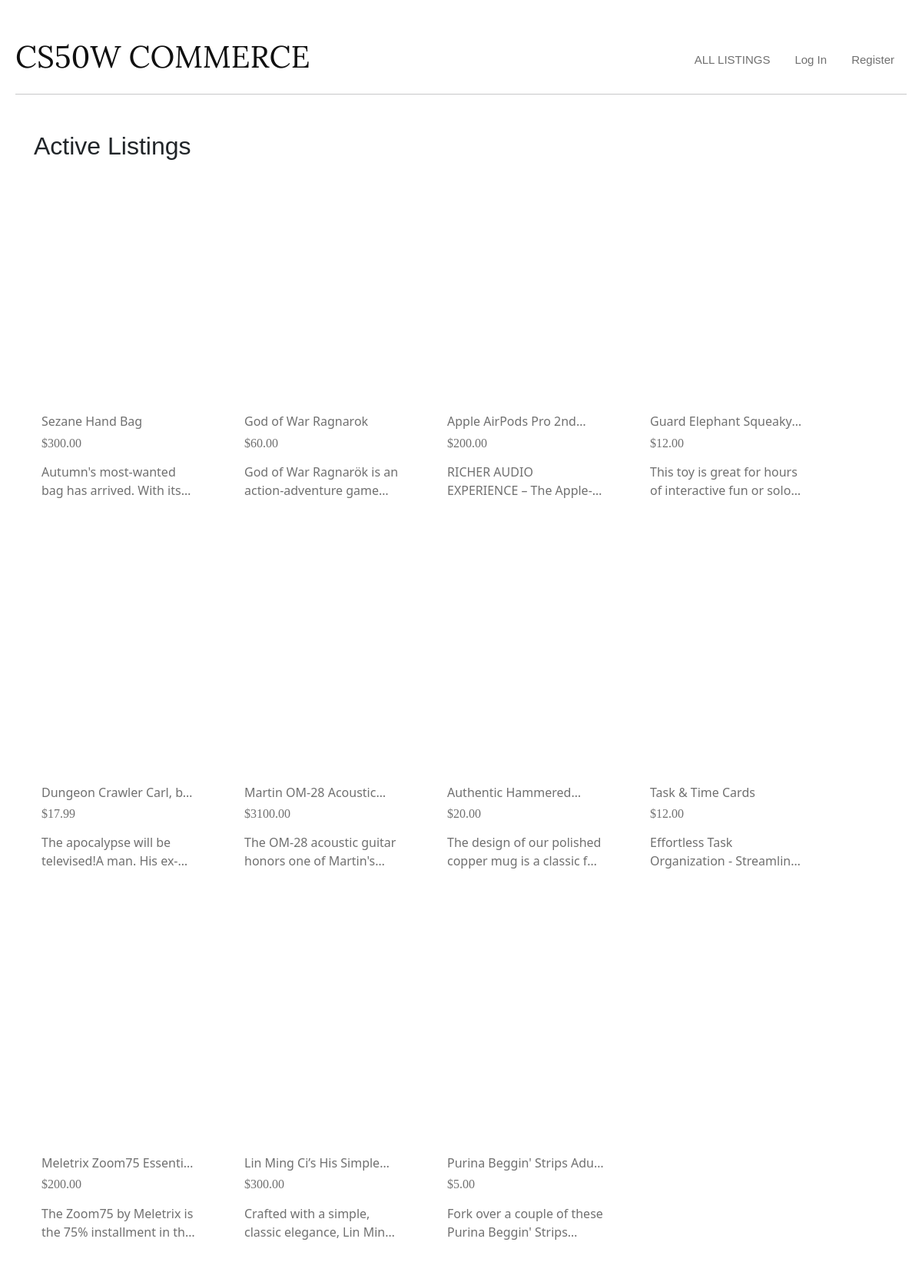
/, run on an earlier commit of the app's database.
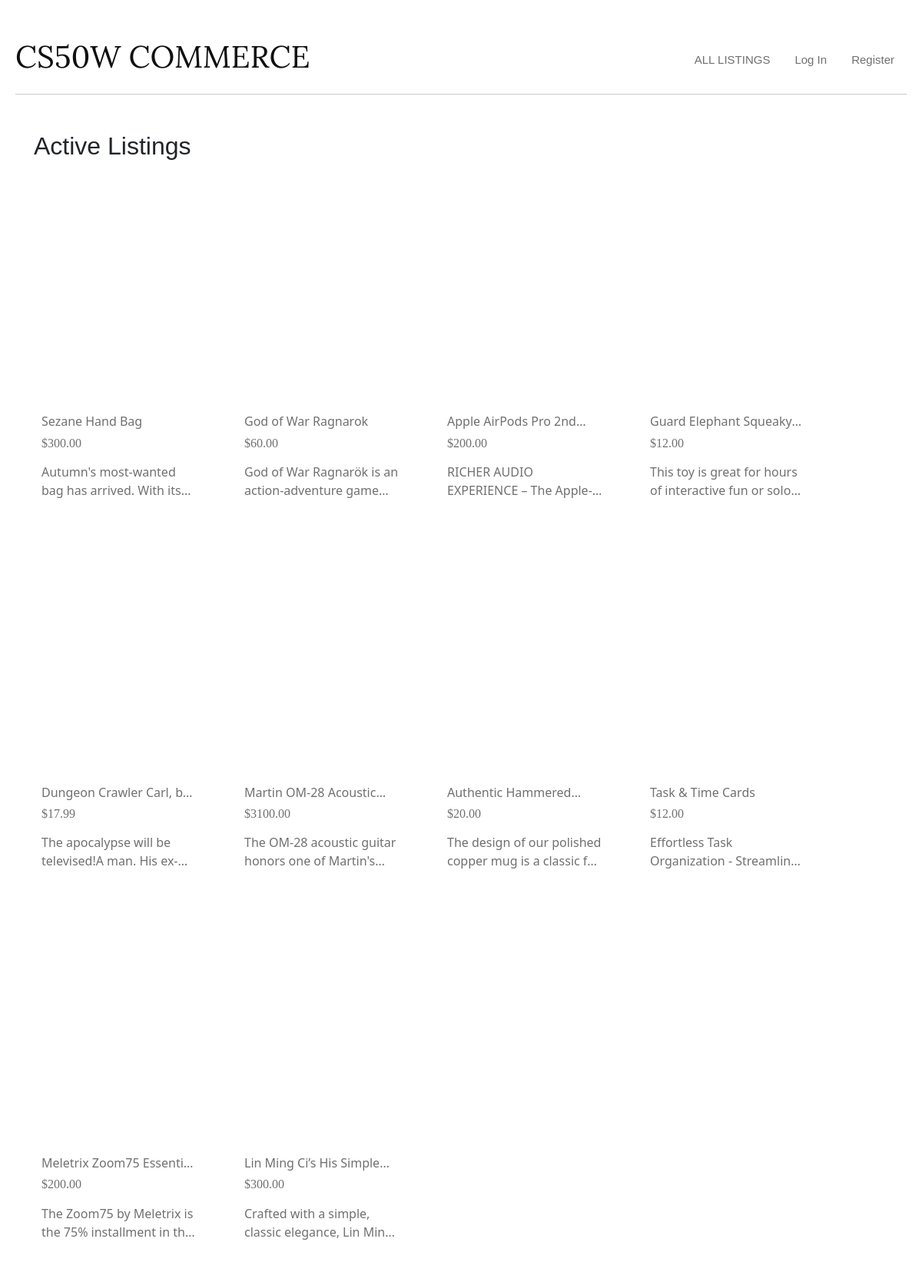
And on a later commit of the database.
### auctions/models.py (models this page shows, shortened)
class Listing(models.Model):
    title = models.CharField(max_length=50)
    description = models.CharField(max_length=1000)
    image = models.CharField(max_length=1000)
    price = models.FloatField()
    isActive = models.BooleanField(default=True)
    user = models.ForeignKey(User, on_delete=models.CASCADE, related_name="user")
    category = models.ForeignKey(Category, on_delete=models.CASCADE, related_name="category")
    watchlist = models.ManyToManyField(User, related_name="listingWatchlist")

### auctions/views.py (the view)
# urls.py: path("", views.index, name="index"),
def index(request):
    activeListings = Listing.objects.filter(isActive=True)
    allCategories = Category.objects.all()
    return render(request, "auctions/index.html", {
        "listings": activeListings,
        "categories": allCategories
    })

### auctions/templates/auctions/index.html
{% extends "auctions/layout.html" %}
{% block body %}
    <h2 class="mt-5 mx-4" style="font-family: 'Plus Jakarta Sans', sans-serif;">Active Listings</h2>
    <div class="row mx-1">
        {% for listing in listings %}
            <div class="card mx-1 my-4" style="width: 16rem; border: none;">
                <a href="{% url 'listing' id=listing.id %}">
                    <div class="card-image-container" style="background-image: url('{{ listing.image }}');"></div>
                </a>
                <div class="card-body d-flex flex-column justify-content-between">
                    <h6 class="card-title clamp-title">{{ listing.title }}</h6>
                    <h6 class="listing-price mb-3">${{ listing.price|floatformat:"2" }}</h6>
                    <p class="card-text clamp">{{ listing.description }}</p>
                </div>
            </div>
        {% endfor %}
    </div>
{% endblock %}

### auctions/templates/auctions/layout.html (shortened to what this page needs)
{% load static %}
<!DOCTYPE html>
<html lang="en">
    <head>
        <link href="https://cdn.jsdelivr.net/npm/bootstrap@5.3.3/dist/css/bootstrap.min.css" rel="stylesheet">
          <link href="{% static 'auctions/styles.css' %}" rel="stylesheet">
    </head>
    <body>
        <div class="d-flex justify-content-between align-items-center">
            <h1 class="title">CS50W COMMERCE</h1>
            <ul class="nav">
                <li class="nav-item">
                    <a class="nav-link" href="{% url 'index' %}">ALL LISTINGS</a>
                </li>
                {% if user.is_authenticated %}
                    <li class="nav-item">
                        <a class="nav-link" href="{% url 'watchlist' %}">WATCHLIST</a>
                    </li>
                    <li class="nav-item dropdown">
                        <a class="nav-link dropdown-toggle" href="#" id="categoriesDropdown" role="button" data-bs-toggle="dropdown" aria-expanded="false">
                            CATEGORIES
                        </a>
                        <ul class="dropdown-menu" aria-labelledby="categoriesDropdown">
                            {% for category in categories %}
                                <li><a class="dropdown-item" href="{% url 'displayCategories' category.id %}">{{ category.categoryName }}</a></li>
                            {% endfor %}
                        </ul>
                    </li>
                    <li class="nav-item">
                        <a class="nav-link" href="{% url 'create' %}">CREATE LISTING</a>
                    </li>
                    <li class="nav-item">
                        <p class="nav-link mb-0">|</p>
                    </li>
                    <li class="nav-item nav-username">
                        <p class="nav-link mb-0">Signed in as <strong !important>{{ user.username }}</strong>.</p>
                    </li>
                    <li class="nav-item">
                        <a class="nav-link" href="{% url 'logout' %}">Log Out</a>
                    </li>
                {% else %}
                    <li class="nav-item">
                        <a class="nav-link" href="{% url 'login' %}">Log In</a>
                    </li>
                    <li class="nav-item">
                        <a class="nav-link" href="{% url 'register' %}">Register</a>
                    </li>
                {% endif %}
            </ul>
        </div>
        <hr>
        {% block body %}
        {% endblock %}
    </body>
</html>

### auctions/static/auctions/styles.css (style rules this page uses)
body { max-width: 1400px; margin: 0 auto; padding: 50px 20px; }
.card-body a.card-title, .card-body .listing-price { text-decoration: none !important; }
.card { transition: box-shadow 0.3s ease-in-out; padding: 10px; }
.card-body { color: #707070 !important; }
.card-image-container { width: 100%; height: 17rem; background-size: cover; background-position: center; background-repeat: no-repeat; overflow: hidden; }
.title { color: rgb(16, 16, 16); font-family: "Lora", serif; font-weight: 400; }
.nav-link { color: #707070 !important; font-size: 15px !important; font-family: "Raleway", sans-serif; font-optical-sizing: auto; font-weight: 300; font-style: normal; }
.nav-item:nth-last-child(2) .nav-link { font-weight: normal !important; color: #707070 !important; }
.clamp { display: -webkit-box; -webkit-line-clamp: 2; -webkit-box-orient: vertical; overflow: hidden; }
.clamp-title { display: -webkit-box; -webkit-line-clamp: 1; -webkit-box-orient: vertical; overflow: hidden; }
.listing-price, .listing-bid { font-family: "Oswald"; font-optical-sizing: auto; font-style: normal; }
h1,h4 { color: #424a4e;; font-weight: bold; }

What changed in the data, as far as the page shows it:
removed Listing: title "Purina Beggin' Strips…", price "5.00", description "Fork over a couple of these Purina Beggin'…"
